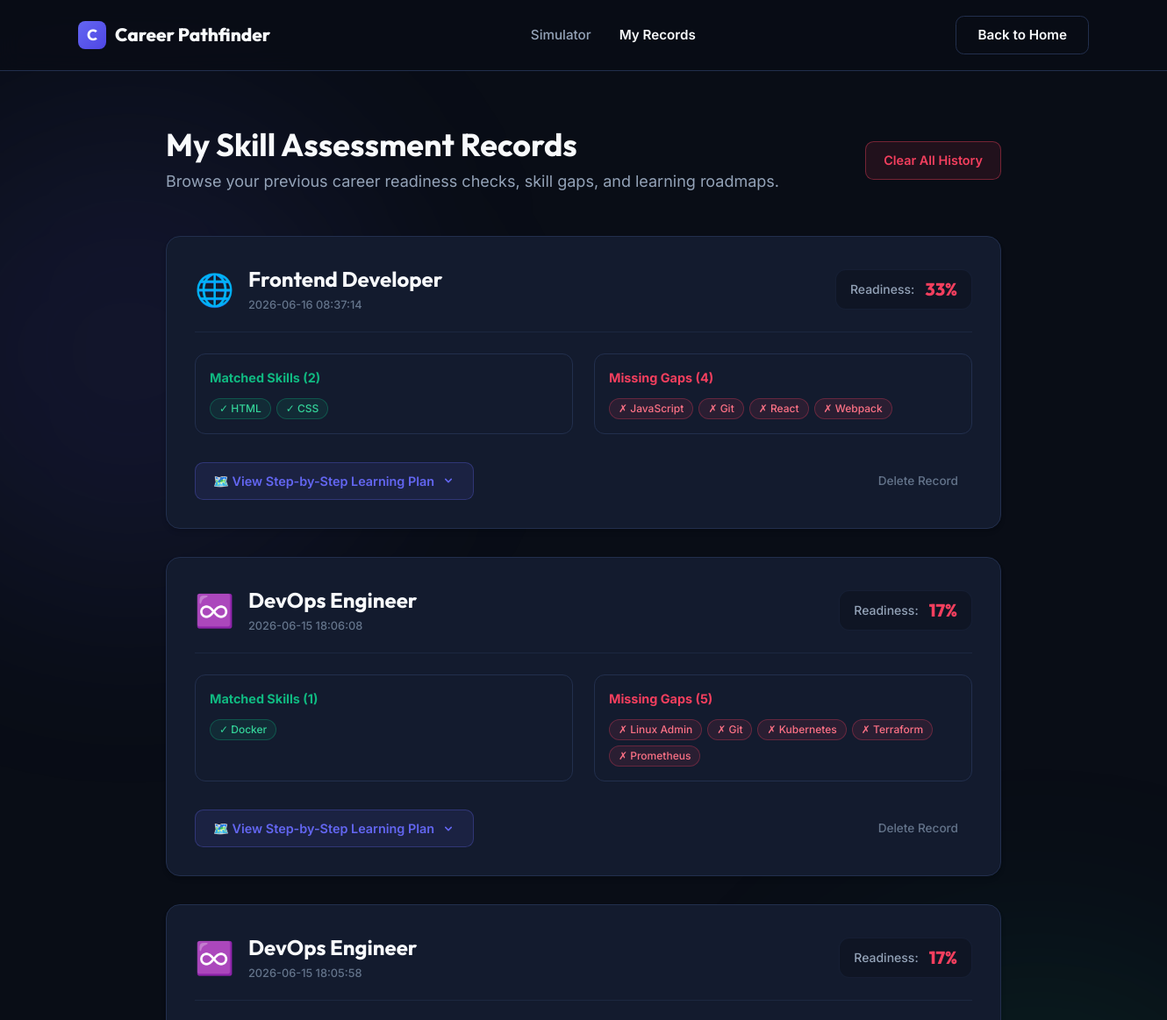
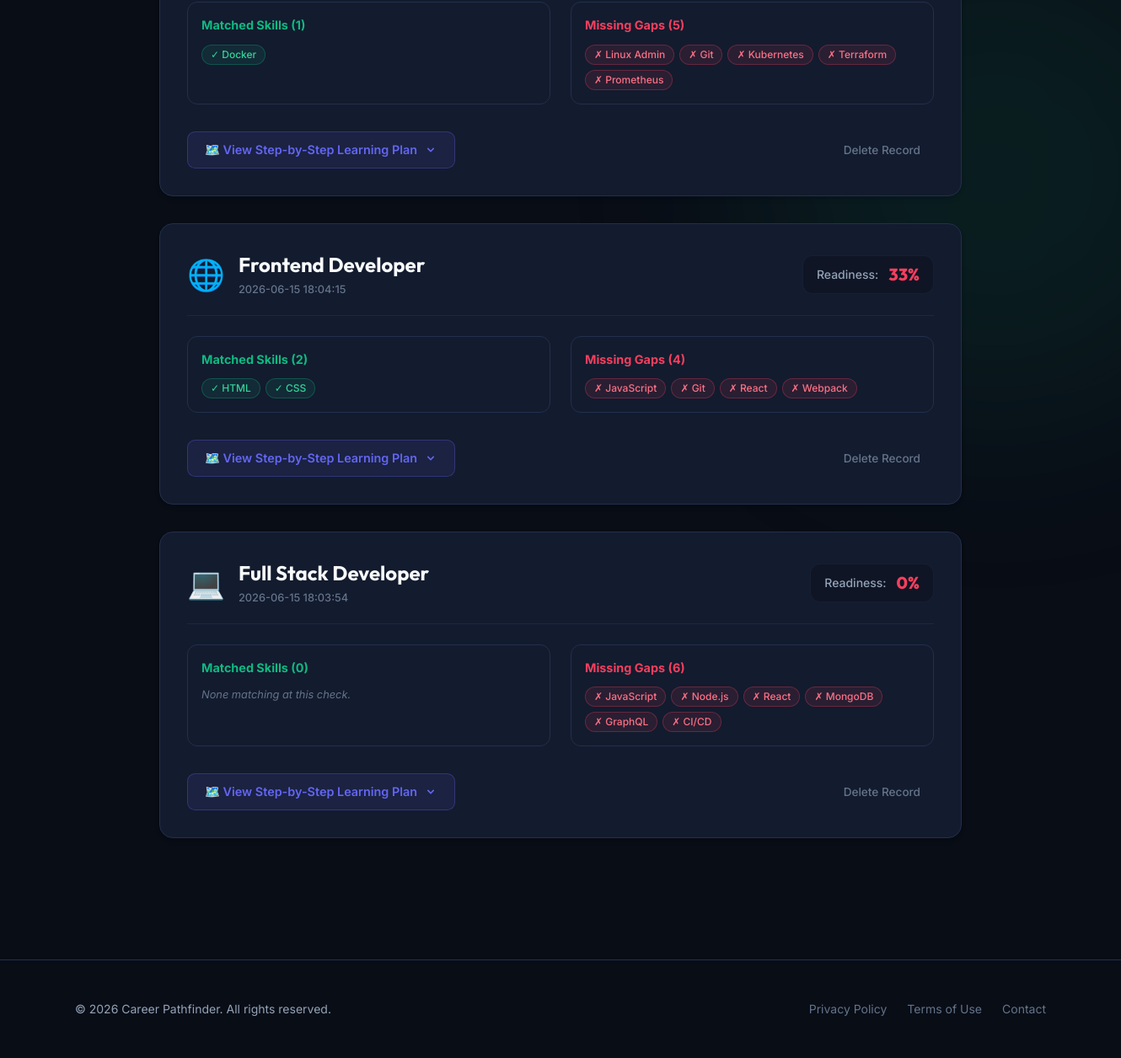
The app's page /history with its own data (2 pictures, top to bottom).
### tables this page shows
CREATE TABLE skill_checks (
            id INTEGER PRIMARY KEY AUTOINCREMENT,
            career_id TEXT NOT NULL,
            career_title TEXT NOT NULL,
            readiness_score INTEGER NOT NULL,
            user_skills TEXT NOT NULL,
            timestamp DATETIME DEFAULT CURRENT_TIMESTAMP,
            FOREIGN KEY (career_id) REFERENCES careers (id)
        );

CREATE TABLE roadmap_steps (
            id INTEGER PRIMARY KEY AUTOINCREMENT,
            career_id TEXT NOT NULL,
            skill TEXT NOT NULL,
            phase TEXT NOT NULL,
            topic TEXT NOT NULL,
            sort_order INTEGER NOT NULL,
            FOREIGN KEY (career_id) REFERENCES careers (id)
        );

### app.py (the view)
@app.route('/history')
def history():
    try:
        conn = get_db_connection()
        cursor = conn.cursor()
        cursor.execute("SELECT id, career_id, career_title, readiness_score, user_skills, timestamp FROM skill_checks ORDER BY timestamp DESC")
        rows = cursor.fetchall()
        import json
        history_records = []
        for row in rows:
            u_skills = json.loads(row['user_skills'])
            cursor.execute(
                "SELECT skill, phase, topic, sort_order FROM roadmap_steps WHERE career_id = ? ORDER BY sort_order",
                (row['career_id'],)
            )
            roadmap_steps = cursor.fetchall()
            matched_skills = []
            missing_skills = []
            processed_roadmap = []
            user_skills_upper = [s.upper() for s in u_skills]
            for step in roadmap_steps:
                skill_name = step['skill']
                skill_name_upper = skill_name.upper()
                is_matched = False
                for u_skill in user_skills_upper:
                    if u_skill == skill_name_upper or u_skill in skill_name_upper or skill_name_upper in u_skill:
                        is_matched = True
                        break
                if is_matched:
                    matched_skills.append(skill_name)
                else:
                    missing_skills.append(skill_name)
                processed_roadmap.append({
                    "skill": skill_name,
                    "phase": step['phase'],
                    "topic": step['topic'],
                    "completed": is_matched
                })
            history_records.append({
                "id": row['id'],
                "career_id": row['career_id'],
                "career_title": row['career_title'],
                "readiness_score": row['readiness_score'],
                "timestamp": row['timestamp'],
                "user_skills": u_skills,
                "matched_skills": matched_skills,
                "missing_skills": missing_skills,
                "roadmap": processed_roadmap
            })
        conn.close()
    except Exception as e:
        history_records = []
        print("History fetch error:", e)
    return render_template(
        'history.html',
        history_records=history_records,
        career_icons=CAREER_ICONS
    )

### app.py (called while the page is built)
def dict_factory(cursor, row):
    d = {}
    for idx, col in enumerate(cursor.description):
        d[col[0]] = row[idx]
    return d

def get_db_connection():
    conn = sqlite3.connect(DATABASE_FILE)
    conn.row_factory = dict_factory
    return conn

### templates/history.html (shortened to what this page needs)
<!DOCTYPE html>
<html lang="en">
<head>
    <script src="https://cdn.tailwindcss.com"></script>
</head>
<body class="bg-bgDark text-textMain font-sans relative overflow-x-hidden min-h-screen">
    <header class="border-b border-borderColor bg-bgDark/80 backdrop-blur-md sticky top-0 z-50">
        <div class="max-w-[1200px] mx-auto px-6 flex justify-between items-center h-20">
            <a href="/" class="flex items-center gap-2.5 font-heading font-extrabold text-[1.3rem] text-textMain no-underline">
                <span class="w-8 h-8 bg-gradient-to-br from-primary to-primaryHover rounded-[0.5rem] grid place-items-center text-white font-bold text-[1.1rem]">C</span>
                Career Pathfinder
            </a>
            <nav class="hidden md:flex items-center gap-8">
                <a href="/" class="text-textMuted hover:text-textMain font-medium text-[0.95rem] transition-colors duration-200">Simulator</a>
                <a href="/history" class="text-textMain font-semibold text-[0.95rem] transition-colors duration-200">My Records</a>
            </nav>
            <a href="/" class="border border-borderColor text-textMain font-semibold text-[0.95rem] px-6 py-2.5 rounded-[0.6rem] hover:bg-white/5 hover:border-textMuted transition-all duration-200">Back to Home</a>
        </div>
    </header>
    <main class="max-w-[1000px] mx-auto px-6 py-16">
        <div class="flex flex-col md:flex-row justify-between items-start md:items-center gap-6 mb-12">
            <div>
                <h1 class="font-heading font-bold text-4xl mb-2">My Skill Assessment Records</h1>
                <p class="text-textMuted text-lg">Browse your previous career readiness checks, skill gaps, and learning roadmaps.</p>
            </div>
            {% if history_records %}
                <form action="/clear_history" method="POST" onsubmit="return confirm('Are you sure you want to permanently clear all assessment logs? This cannot be undone.');">
                    <button type="submit" class="border border-danger/40 hover:border-danger bg-danger/10 hover:bg-danger/25 text-danger font-semibold text-[0.9rem] px-5 py-2.5 rounded-[0.6rem] transition-all duration-200">
                        Clear All History
                    </button>
                </form>
            {% endif %}
        </div>
        <div class="flex flex-col gap-8">
            {% if not history_records %}
                <div class="bg-bgCard border border-borderColor rounded-2xl p-12 text-center flex flex-col items-center gap-5 shadow-lg">
                    <div class="w-16 h-16 rounded-full bg-white/5 flex items-center justify-center text-4xl">🗂️</div>
                    <h3 class="font-heading font-bold text-xl">No Records Found</h3>
                    <p class="text-textMuted max-w-sm leading-relaxed">You haven't run any career skill assessments yet. Run your first check to generate a roadmap!</p>
                    <a href="/" class="bg-primary hover:bg-primaryHover text-white font-semibold text-[0.95rem] px-8 py-3 rounded-[0.6rem] transition-all duration-200">
                        Analyze Skill Gap Now
                    </a>
                </div>
            {% else %}
                {% for record in history_records %}
                    <div class="bg-bgCard border border-borderColor rounded-2xl p-6 md:p-8 flex flex-col gap-6 shadow-md relative overflow-hidden">
                        <div class="flex flex-col sm:flex-row sm:items-center justify-between gap-4 border-b border-borderColor/60 pb-5">
                            <div class="flex items-center gap-4">
                                <span class="text-4xl shrink-0">{{ career_icons[record.career_id] or '💼' }}</span>
                                <div>
                                    <h3 class="font-heading font-bold text-2xl text-textMain">{{ record.career_title }}</h3>
                                    <span class="text-[0.8rem] text-textDark font-medium">{{ record.timestamp }}</span>
                                </div>
                            </div>
                            <div class="flex items-center gap-3 self-start sm:self-auto bg-black/20 border border-borderColor/40 rounded-xl px-4 py-2">
                                <span class="text-textMuted font-medium text-sm">Readiness:</span>
                                <span class="font-heading font-extrabold text-xl {% if record.readiness_score >= 80 %}text-success{% elif record.readiness_score >= 40 %}text-warning{% else %}text-danger{% endif %}">
                                    {{ record.readiness_score }}%
                                </span>
                            </div>
                        </div>
                        <div class="grid grid-cols-1 md:grid-cols-2 gap-6">
                            <div class="bg-white/1 border border-borderColor rounded-xl p-4 flex flex-col gap-3">
                                <span class="text-[0.9rem] font-bold text-success flex items-center gap-2">
                                    Matched Skills ({{ record.matched_skills | length }})
                                </span>
                                <div class="flex flex-wrap gap-1.5">
                                    {% if not record.matched_skills %}
                                        <span class="text-[0.8rem] text-textDark italic">None matching at this check.</span>
                                    {% else %}
                                        {% for skill in record.matched_skills %}
                                            <span class="text-[0.75rem] px-2.5 py-0.5 rounded-full font-medium bg-success/10 border border-success/30 text-emerald-400">✓ {{ skill }}</span>
                                        {% endfor %}
                                    {% endif %}
                                </div>
                            </div>
                            <div class="bg-white/1 border border-borderColor rounded-xl p-4 flex flex-col gap-3">
                                <span class="text-[0.9rem] font-bold text-danger flex items-center gap-2">
                                    Missing Gaps ({{ record.missing_skills | length }})
                                </span>
                                <div class="flex flex-wrap gap-1.5">
                                    {% if not record.missing_skills %}
                                        <span class="text-[0.75rem] text-emerald-400 font-semibold">Ready! No gaps remaining.</span>
                                    {% else %}
                                        {% for skill in record.missing_skills %}
                                            <span class="text-[0.75rem] px-2.5 py-0.5 rounded-full font-medium bg-danger/10 border border-danger/30 text-rose-400">✗ {{ skill }}</span>
                                        {% endfor %}
                                    {% endif %}
                                </div>
                            </div>
                        </div>
                        <div class="flex flex-wrap justify-between items-center gap-4 mt-2">
                            <button type="button" class="roadmap-toggle-btn bg-primary/10 hover:bg-primary/20 border border-primary/30 text-primary font-semibold text-[0.9rem] px-5 py-2.5 rounded-[0.6rem] transition-all duration-200 flex items-center gap-2" data-record-id="{{ record.id }}">
                                🗺️ View Step-by-Step Learning Plan
                                <svg id="chevron-{{ record.id }}" class="w-4 h-4 fill-current transition-transform duration-300" xmlns="http://www.w3.org/2000/svg" viewBox="0 0 20 20">
                                    <path d="M5.293 7.293a1 1 0 011.414 0L10 10.586l3.293-3.293a1 1 0 111.414 1.414l-4 4a1 1 0 01-1.414 0l-4-4a1 1 0 010-1.414z"/>
                                </svg>
                            </button>
                            <form action="/delete_history/{{ record.id }}" method="POST" onsubmit="return confirm('Delete this record permanently?');">
                                <button type="submit" class="text-textDark hover:text-danger hover:bg-danger/10 font-medium text-[0.85rem] px-4 py-2 rounded-[0.5rem] transition-all duration-200">
                                    Delete Record
                                </button>
                            </form>
                        </div>
                    </div>
                {% endfor %}
            {% endif %}
        </div>
    </main>
    <footer class="border-t border-borderColor py-12 mt-20 bg-bgDark">
        <div class="max-w-[1200px] mx-auto px-6 flex flex-col md:flex-row justify-between items-center gap-6">
            <p class="text-sm text-textMuted">&copy; 2026 Career Pathfinder. All rights reserved.</p>
            <div class="flex gap-6">
                <a href="#" class="text-sm text-textDark hover:text-textMuted transition-colors duration-200">Privacy Policy</a>
                <a href="#" class="text-sm text-textDark hover:text-textMuted transition-colors duration-200">Terms of Use</a>
                <a href="#" class="text-sm text-textDark hover:text-textMuted transition-colors duration-200">Contact</a>
            </div>
        </div>
    </footer>
</body>
</html>

### records on screen
skill_checks: career_icons "🌐", career_title "Frontend Developer", timestamp "2026-06-16 08:37:14", readiness_score "33", matched_skills|length "2", missing_skills|length "4"
roadmap_steps: skill "HTML"
roadmap_steps: skill "CSS"
roadmap_steps: skill "JavaScript"
roadmap_steps: skill "Git"
roadmap_steps: skill "React"
roadmap_steps: skill "Webpack"
skill_checks: career_icons "♾️", career_title "DevOps Engineer", timestamp "2026-06-15 18:06:08", readiness_score "17", matched_skills|length "1", missing_skills|length "5"
roadmap_steps: skill "Docker"
roadmap_steps: skill "Linux Admin"
roadmap_steps: skill "Git"
roadmap_steps: skill "Kubernetes"
roadmap_steps: skill "Terraform"
roadmap_steps: skill "Prometheus"
skill_checks: career_icons "♾️", career_title "DevOps Engineer", timestamp "2026-06-15 18:05:58", readiness_score "17", matched_skills|length "1", missing_skills|length "5"
skill_checks: career_icons "🌐", career_title "Frontend Developer", timestamp "2026-06-15 18:04:15", readiness_score "33", matched_skills|length "2", missing_skills|length "4"
skill_checks: career_icons "💻", career_title "Full Stack Developer", timestamp "2026-06-15 18:03:54", readiness_score "0", matched_skills|length "0", shows "None matching at this check.", missing_skills|length "6"
roadmap_steps: skill "JavaScript"
roadmap_steps: skill "Node.js"
roadmap_steps: skill "React"
roadmap_steps: skill "MongoDB"
roadmap_steps: skill "GraphQL"
roadmap_steps: skill "CI/CD"
